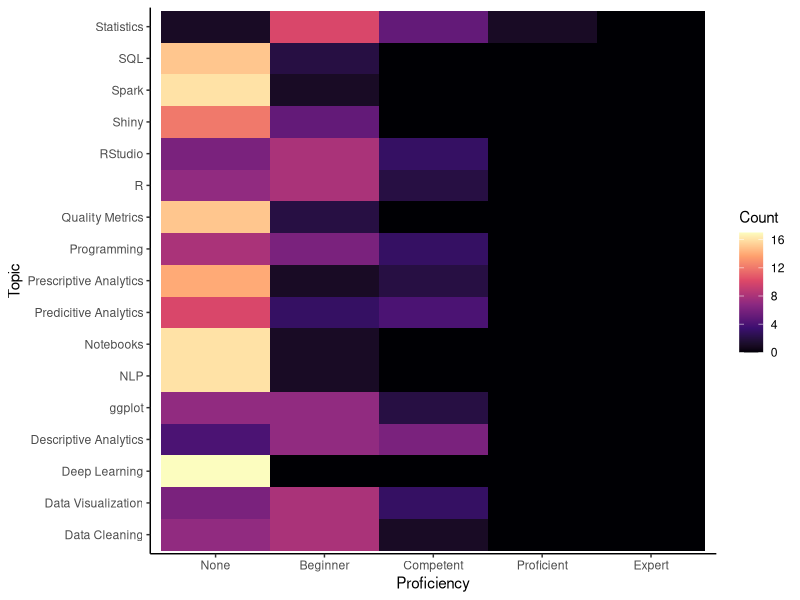

Source code (R):
## ---- chunk 1
library(ggplot2)
library(data.table)

# Populate the pre-assessment data table
preassessment_dt = data.table(
  Topic = c("R", "RStudio", "Shiny", "ggplot", "Spark", "Programming", "SQL", "Notebooks",
            "Data Cleaning", "NLP", "Statistics", "Descriptive Analytics", "Predicitive Analytics",
            "Prescriptive Analytics", "Deep Learning", "Quality Metrics", "Data Visualization"),
  None       = c(7, 6, 12, 7, 16, 8, 15, 16, 7, 16,  1, 4, 10, 14, 17, 15, 6),
  Beginner   = c(8, 8,  5, 7,  1, 6,  2,  1, 8,  1, 10, 7,  3,  1,  0,  2, 8),
  Competent  = c(2, 3,  0, 2,  0, 3,  0,  0, 1,  0,  5, 6,  4,  2,  0,  0, 3),
  Proficient = c(0, 0,  0, 0,  0, 0,  0,  0, 0,  0,  1, 0,  0,  0,  0,  0, 0),
  Expert     = c(0, 0,  0, 0,  0, 0,  0,  0, 0,  0,  0, 0,  0,  0,  0,  0, 0)
)
preassessment_dt
## ---- chunk 2
# Convert (melt) the wide data table to a long data table to prepare the data for ggplot
preassessment_melt = data.table::melt(
  preassessment_dt,
  id.vars = "Topic",
  value.name = "Count",
  variable.name = "Proficiency"
)
preassessment_melt
## ---- chunk 3
# ggplot heatmap using the melted (long) table and applying the "classic" theme
ggplot(preassessment_melt, aes(x = Proficiency, y = Topic, fill = Count)) + geom_tile() +
  scale_fill_viridis_c(option = "magma") + theme_classic()
